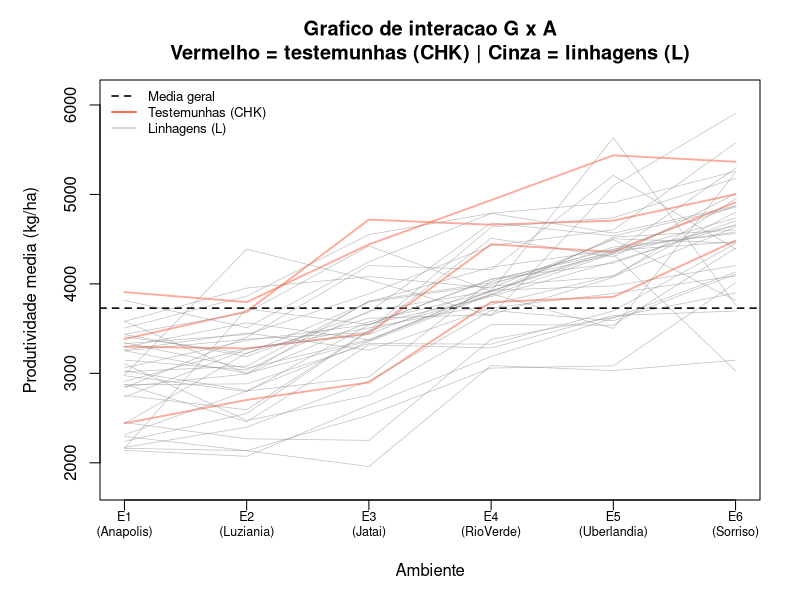
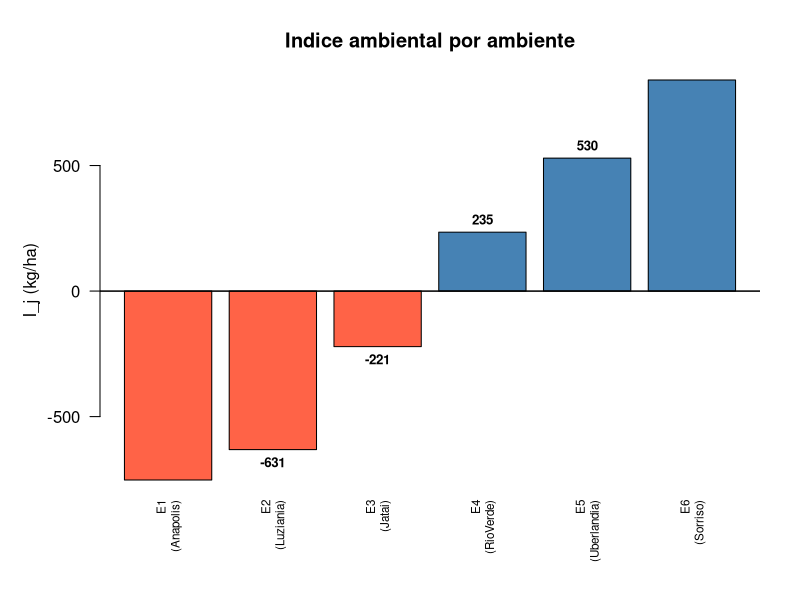
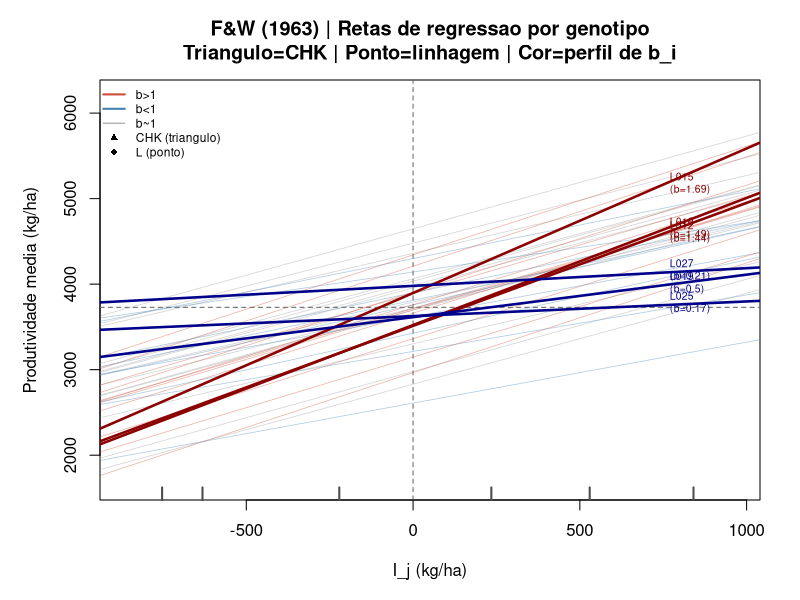
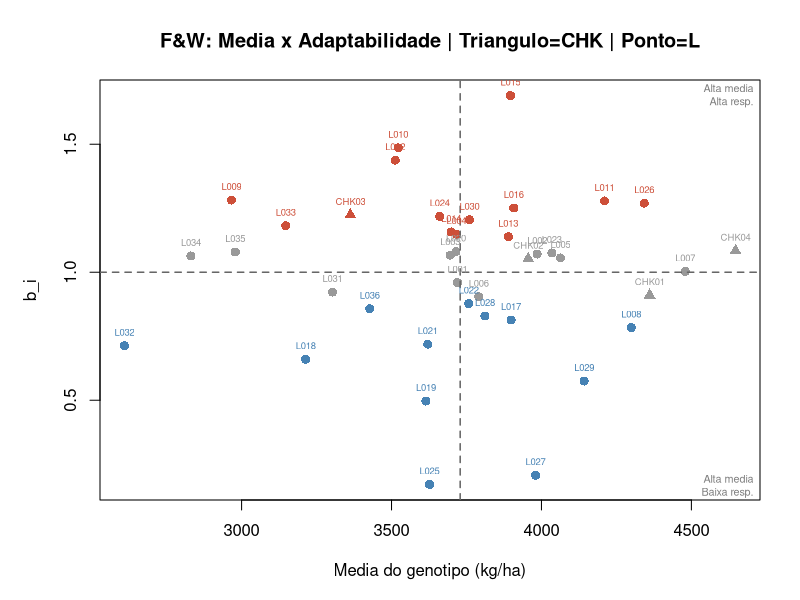
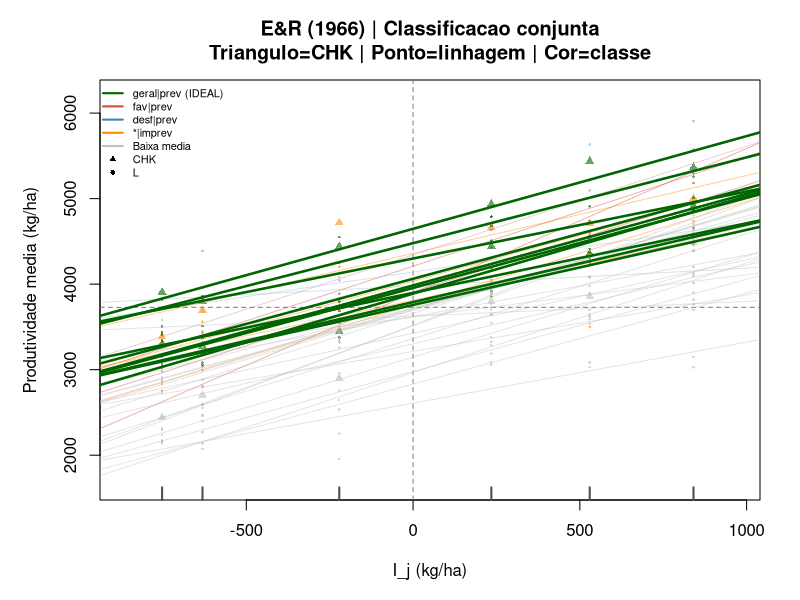
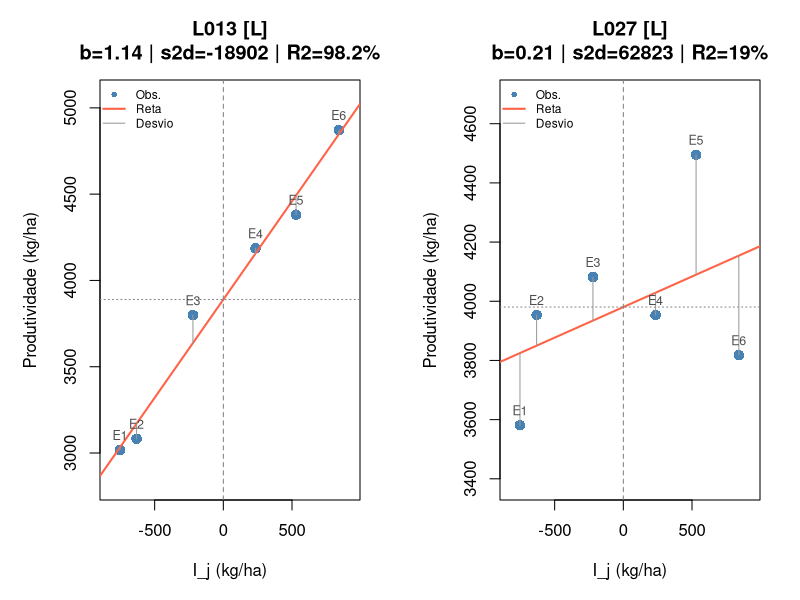
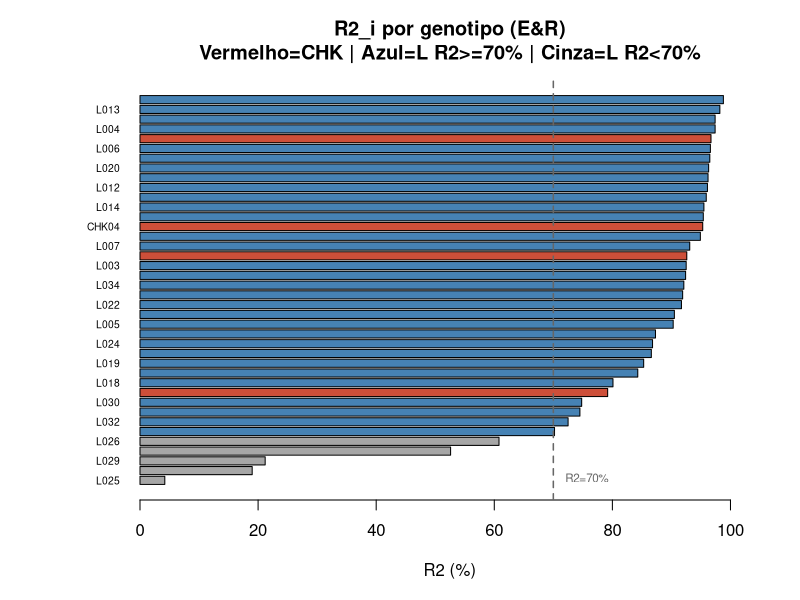
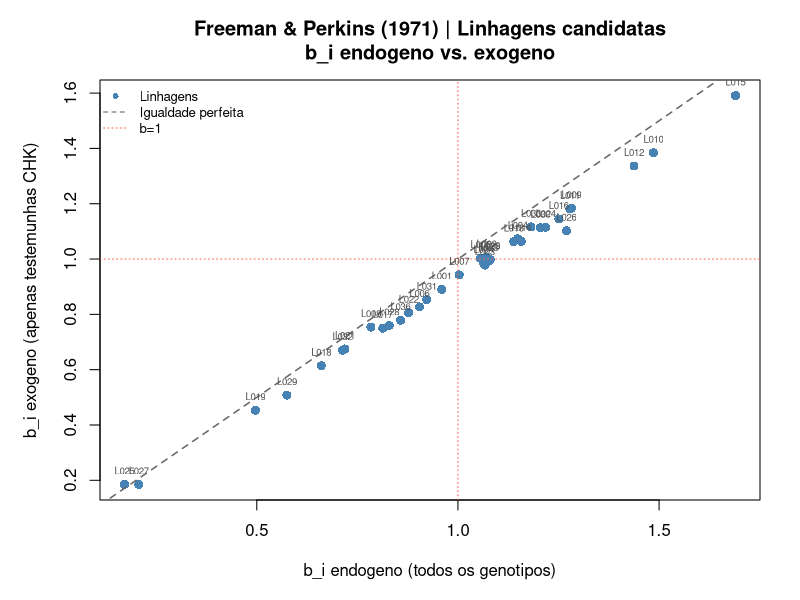

Generate these figures, in order, with R:
# =============================================================================
# GMP0164 - Biometria da Interacao Genotipos x Ambientes
# Aula 3: Regressao conjunta para adaptabilidade e estabilidade
# Dados: soy_MET.txt | 40 genotipos | 6 ambientes | 3 blocos | DBC | 720 obs
#        CHK01-CHK04 = testemunhas | L001-L036 = linhagens candidatas
#        Variavel resposta: produtividade (kg/ha)
# Prof. Dr. Rafael Tassinari Resende
# =============================================================================

# install.packages(c("ggplot2", "reshape2", "RColorBrewer"))
library(ggplot2); library(reshape2); library(RColorBrewer)

dat <- read.table("soy_MET.txt", header = TRUE, sep = "\t")
dat$gen <- factor(dat$gen); dat$env <- factor(dat$env); dat$block <- factor(dat$block)

env_info <- data.frame(
  env      = levels(dat$env),   # usa os niveis reais do fator
  location = c("Anapolis","Luziania","Jatai","RioVerde","Uberlandia","Sorriso"),
  state    = c("GO","GO","GO","GO","MG","MT"), stringsAsFactors = FALSE)

fmt_p     <- function(p) ifelse(p < 0.0001, "< 0.0001", sprintf("%.4f", p))
sig_stars <- function(p) ifelse(p<0.001,"***",ifelse(p<0.01,"**",ifelse(p<0.05,"*",ifelse(p<0.10,"."," "))))

# -----------------------------------------------------------------------------
# 1. DIMENSOES E DESCRITIVAS
# -----------------------------------------------------------------------------

g <- nlevels(dat$gen); a <- nlevels(dat$env); r <- nlevels(dat$block)
gen_chk <- grep("^CHK", levels(dat$gen), value = TRUE)  # testemunhas
gen_lin <- grep("^L",   levels(dat$gen), value = TRUE)  # linhagens candidatas

cat(sprintf("\n=== DIMENSOES ===\n  Genotipos: %d  (%d CHK testemunhas + %d L linhagens candidatas)\n",
    g, length(gen_chk), length(gen_lin)))
cat(sprintf("  Ambientes: %d | Blocos: %d | Obs: %d\n", a, r, nrow(dat)))

means_ge   <- tapply(dat$y, list(dat$gen, dat$env), mean)
env_means  <- colMeans(means_ge)
gen_means  <- rowMeans(means_ge)
grand_mean <- mean(means_ge)

cat("\nMedias por ambiente [kg/ha]:\n")
print(data.frame(Amb=names(env_means), Local=env_info$location,
                 Estado=env_info$state, Media=round(env_means,1)), row.names=FALSE)
cat(sprintf("\nMedias por genotipo (top 10):\n"))
print(round(sort(gen_means, decreasing=TRUE)[1:10], 1))
cat(sprintf("\nMedia geral: %.1f kg/ha | Amplitude: %.1f a %.1f\n",
    grand_mean, min(env_means), max(env_means)))

# Grafico de interacao G x A — CHK em vermelho, linhagens em cinza
mat_plot <- t(means_ge)
col_tipo <- ifelse(rownames(means_ge) %in% gen_chk, "tomato", "gray55")
lwd_tipo <- ifelse(rownames(means_ge) %in% gen_chk, 1.8, 0.7)

par(mar=c(5,5,4,2))
plot(NA, xlim=c(1,a), ylim=range(mat_plot)+c(-200,200), xaxt="n",
     xlab="Ambiente", ylab="Produtividade media (kg/ha)",
     main="Grafico de interacao G x A\nVermelho = testemunhas (CHK) | Cinza = linhagens (L)")
axis(1, at=1:a, labels=paste0(env_info$env,"\n(",env_info$location,")"), cex.axis=0.75)
abline(h=grand_mean, lty=2, col="black", lwd=1.5)
for(i in seq_len(nrow(means_ge)))
  lines(1:a, mat_plot[, rownames(means_ge)[i]],
        col=adjustcolor(col_tipo[i],0.55), lwd=lwd_tipo[i])
legend("topleft", bty="n", cex=0.8,
  legend=c("Media geral","Testemunhas (CHK)","Linhagens (L)"),
  lty=c(2,1,1), col=c("black","tomato","gray55"), lwd=c(1.5,1.8,0.7))

# =============================================================================
# SECAO A: INDICE AMBIENTAL
# I_j = ybar_.j - ybar_..
# Propriedades: sum(I_j) = 0; I_j < 0 = desfavoravel; I_j > 0 = favoravel
# Construido a partir das proprias respostas fenotipicas (endogeno)
# =============================================================================

cat("\n\n=== SECAO A: INDICE AMBIENTAL ===\n")
cat("I_j = media do ambiente j - media geral\n")
cat("Propriedade: sum(I_j) = 0  (centrado; escala empirica de favorabilidade)\n\n")

I_j <- env_means - grand_mean

idx_tab <- data.frame(Ambiente=names(I_j), Local=env_info$location,
  Media=round(env_means,1), I_j=round(I_j,1),
  Tipo=ifelse(I_j>=0,"Favoravel (I>0)","Desfavoravel (I<0)"))
print(idx_tab, row.names=FALSE)
cat(sprintf("\nVerificacao: sum(I_j) = %.6f  (deve ser 0)\n", sum(I_j)))
cat("\nObs.: I_j e construido a partir das PROPRIAS medias do ensaio (indice endogeno).\n")
cat("      Ele nao mede clima/solo diretamente; resume o efeito agregado do ambiente\n")
cat("      sobre todos os genotipos avaliados. Ver Freeman & Perkins (Secao F).\n")

par(mar=c(6,5,4,2))
bp <- barplot(sort(I_j), col=ifelse(sort(I_j)>=0,"steelblue","tomato"),
  ylab="I_j (kg/ha)", main="Indice ambiental por ambiente",
  names.arg=paste0(names(sort(I_j)),"\n(",env_info$location[match(names(sort(I_j)),env_info$env)],")"),
  las=2, cex.names=0.7)
abline(h=0, lwd=1.5)
text(bp, sort(I_j)+sign(sort(I_j))*50, labels=round(sort(I_j),0), cex=0.8, font=2)

# =============================================================================
# SECAO B: FINLAY E WILKINSON (1963)
# Modelo: y_ij = mu_i + b_i * I_j + e_ij
# mu_i = media do genotipo (intercepto, pois sum(I_j) = 0)
# b_i  = coef. de regressao (responsividade ao gradiente ambiental)
# b_i ~ 1: adaptabilidade geral
# b_i > 1: alta responsividade (melhor em ambientes favoraveis)
# b_i < 1: baixa responsividade (menor perda em ambientes desfavoraveis)
# CHK e L diferenciados por pch (triangulo vs ponto) e cor nas tabelas/graficos
# =============================================================================

cat("\n\n=== SECAO B: FINLAY E WILKINSON (1963) ===\n")
cat("Modelo: y_ij = mu_i + b_i*I_j + e_ij\n")
cat("b_i = sum_j(y_ij*I_j) / sum_j(I_j^2)  [estimador de MQO]\n")
cat("Como sum(I_j)=0: intercepto = media do genotipo (mu_i = ybar_i.)\n\n")

sum_Ij2 <- sum(I_j^2)
b_hat   <- apply(means_ge, 1, function(y_i) sum(y_i*I_j)/sum_Ij2)
mu_hat  <- gen_means

# Perfil operacional (inferencia formal via teste t no metodo de E&R, Secao C)
perfil_fw <- ifelse(b_hat>1.10,"Alta responsividade (b>1)",
             ifelse(b_hat<0.90,"Baixa responsividade (b<1)","Adapt. geral (b~1)"))
tipo_gen  <- ifelse(names(b_hat) %in% gen_chk, "CHK", "L")

fw_tab <- data.frame(Tipo=tipo_gen, Genotipo=names(mu_hat),
  Media=round(mu_hat,1), b_i=round(b_hat,3), Perfil=perfil_fw)
fw_tab <- fw_tab[order(-fw_tab$Media),]; rownames(fw_tab) <- NULL
cat("Tabela F&W (por media desc. | CHK=testemunha | L=linhagem candidata):\n")
print(fw_tab, row.names=FALSE)
cat("\nLimites operacionais: b>1.10 = alta resp. | b<0.90 = baixa resp. | outros = geral\n")
cat("A inferencia formal (H0: b_i=1) e feita via teste t no metodo de Eberhart e Russell.\n")

# Retas de regressao
I_seq  <- seq(min(I_j)*1.15, max(I_j)*1.15, length.out=200)
col_fw <- ifelse(b_hat>1.10,"tomato3",ifelse(b_hat<0.90,"steelblue","gray60"))
pch_fw <- ifelse(names(b_hat)%in%gen_chk, 17, 16)
names(col_fw) <- names(b_hat)

par(mar=c(5,5,4,2))
plot(NA, xlim=range(I_seq), ylim=range(means_ge)+c(-300,300),
     xlab="I_j (kg/ha)", ylab="Produtividade media (kg/ha)",
     main="F&W (1963) | Retas de regressao por genotipo\nTriangulo=CHK | Ponto=linhagem | Cor=perfil de b_i")
abline(v=0, lty=2, col="gray40", lwd=1); abline(h=grand_mean, lty=2, col="gray40", lwd=1)
for(nm in names(b_hat)) {
  abline(a=mu_hat[nm], b=b_hat[nm], col=adjustcolor(col_fw[nm],0.4), lwd=0.8)
  points(I_j, means_ge[nm,], pch=pch_fw[nm],
         col=adjustcolor(col_fw[nm],0.6), cex=ifelse(nm%in%gen_chk,0.9,0.4))
}
top3 <- names(sort(b_hat,dec=TRUE))[1:3]; bot3 <- names(sort(b_hat))[1:3]
for(nm in c(top3,bot3)) {
  cor2 <- ifelse(nm%in%top3,"darkred","darkblue")
  abline(a=mu_hat[nm], b=b_hat[nm], col=cor2, lwd=2.5)
  text(max(I_j)*0.88, mu_hat[nm]+b_hat[nm]*max(I_j)*0.88,
       paste0(nm,"\n(b=",round(b_hat[nm],2),")"), col=cor2, cex=0.62, pos=4)
}
rug(I_j, side=1, col="gray30", lwd=2)
legend("topleft", bty="n", cex=0.72,
  legend=c("b>1","b<1","b~1","CHK (triangulo)","L (ponto)"),
  col=c("tomato3","steelblue","gray60","black","black"),
  lty=c(1,1,1,NA,NA), pch=c(NA,NA,NA,17,16), lwd=c(2,2,1,NA,NA))

# Quadrantes: media x b_i
par(mar=c(5,5,4,2))
plot(mu_hat, b_hat, pch=pch_fw, col=col_fw, cex=1.2,
     xlab="Media do genotipo (kg/ha)", ylab="b_i",
     main="F&W: Media x Adaptabilidade | Triangulo=CHK | Ponto=L")
abline(h=1, lty=2, col="gray40", lwd=1.5); abline(v=grand_mean, lty=2, col="gray40", lwd=1.5)
text(mu_hat, b_hat, labels=names(mu_hat), cex=0.57, pos=3, col=col_fw)
usr <- par("usr")
text(usr[2]-0.01*(usr[2]-usr[1]),usr[4]-0.01*(usr[4]-usr[3]),
     "Alta media\nAlta resp.", cex=0.65, adj=c(1,1), col="gray50")
text(usr[2]-0.01*(usr[2]-usr[1]),usr[3]+0.01*(usr[4]-usr[3]),
     "Alta media\nBaixa resp.", cex=0.65, adj=c(1,0), col="gray50")

# =============================================================================
# SECAO C: EBERHART E RUSSELL (1966)
# Extensao de F&W: adiciona sigma2_di como medida de estabilidade
# Modelo (medias): Y_ij = beta0_i + beta1_i*I_j + delta_ij
# Modelo (parcelas): Y_ijk = beta0_i + beta1_i*I_j + delta_ij + epsilon_ijk
# TRES PARAMETROS:
#   beta0_i  = media do genotipo      (nivel de producao)
#   beta1_i  = coef. de regressao     (adaptabilidade; identico a b_i de F&W)
#   sigma2_di= var. dos desvios       (estabilidade; ~0 = previsivel)
# GENOTIPO IDEAL: alta media + beta1~1 + sigma2_di nao significativo
# =============================================================================

cat("\n\n=== SECAO C: EBERHART E RUSSELL (1966) ===\n")
cat("Extensao de F&W: inclui sigma2_di como parametro de estabilidade.\n")
cat("Tripe: beta0_i (nivel) | beta1_i (adaptabilidade) | sigma2_di (previsibilidade)\n\n")

# C1. ANOVA conjunta -> QMR
# Modelo: y ~ gen*env + env:block  (DBC dentro de cada ambiente)
# GL residuo = a*(r-1)*(g-1) = 6*2*39 = 468
cat("--- C1. ANOVA conjunta (para obter QMR) ---\n")
fit_joint <- aov(y ~ gen*env + env:block, data=dat)
tab_joint <- summary(fit_joint)[[1]]
cat("\nANOVA conjunta:\n"); print(round(tab_joint,3))

QMR <- tab_joint["Residuals","Mean Sq"]; nu <- tab_joint["Residuals","Df"]
sigma2_e <- QMR/r;  V_beta1 <- sigma2_e/sum_Ij2
cat(sprintf("\nQMR=%.2f | nu=%d | sigma2_e=QMR/r=%.2f | V(beta1)=%.6f\n",
    QMR, nu, sigma2_e, V_beta1))
cat(sprintf("GL esperado: a*(r-1)*(g-1) = %d*%d*%d = %d\n", a,r-1,g-1,a*(r-1)*(g-1)))

# C2. Estimacao dos parametros de E&R
# SQ(A/G)_i = r*sum_j(y_ij - ybar_i)^2
# SQ(reg)_i = r*(sum_j y_ij*I_j)^2 / sum_j I_j^2
# QMD_i     = (SQ(A/G)_i - SQ(reg)_i) / (a-2)
# sigma2_di = (QMD_i - QMR) / r          [valores negativos: sem efeito extra]
# H0: beta1_i=1  -> t_i = (beta1_i-1)/sqrt(V_beta1), gl=nu
# H0: sigma2_di=0 -> F_i = QMD_i/QMR, gl=(a-2, nu)
cat("\n--- C2. Estimacao dos parametros ---\n")

er <- data.frame(Tipo=ifelse(rownames(means_ge)%in%gen_chk,"CHK","L"),
  Genotipo=rownames(means_ge), Media=NA_real_, beta1=NA_real_,
  sigma2_di=NA_real_, R2=NA_real_, t_stat=NA_real_,
  p_t=NA_real_, F_stat=NA_real_, p_F=NA_real_, stringsAsFactors=FALSE)

for(i in seq_len(g)) {
  nm <- rownames(means_ge)[i]; y_i <- means_ge[i,]; mu_i <- mean(y_i)
  SQ_AG  <- r*sum((y_i-mu_i)^2)
  SQ_reg <- r*(sum(y_i*I_j))^2/sum_Ij2
  QMD    <- (SQ_AG-SQ_reg)/(a-2)
  t_i    <- (b_hat[nm]-1)/sqrt(V_beta1)
  er[i,"Media"]     <- round(mu_i,1)
  er[i,"beta1"]     <- round(b_hat[nm],3)
  er[i,"sigma2_di"] <- round((QMD-QMR)/r,1)
  er[i,"R2"]        <- round(SQ_reg/SQ_AG*100,1)
  er[i,"t_stat"]    <- round(t_i,3)
  er[i,"p_t"]       <- 2*pt(-abs(t_i), df=nu)
  er[i,"F_stat"]    <- round(QMD/QMR,3)
  er[i,"p_F"]       <- pf(QMD/QMR, df1=a-2, df2=nu, lower.tail=FALSE)
}
er <- er[order(-er$Media),]; rownames(er) <- NULL

# C3. Tabela de resultados
cat("\nTabela E&R (por media desc. | CHK=testemunha | L=linhagem candidata):\n\n")
cat(sprintf("%-4s %-8s %8s %7s %10s %5s  %7s %-9s  %7s %-9s\n",
    "Tipo","Gen","Media","beta1","sigma2_di","R2","t(b=1)","p(t)","F(s2=0)","p(F)"))
cat(strrep("-",90),"\n")
for(i in seq_len(nrow(er)))
  cat(sprintf("%-4s %-8s %8.1f %7.3f %10.1f %5.1f  %7.3f %-9s  %7.3f %-9s\n",
    er$Tipo[i],er$Genotipo[i],er$Media[i],er$beta1[i],er$sigma2_di[i],er$R2[i],
    er$t_stat[i], paste0(fmt_p(er$p_t[i]),sig_stars(er$p_t[i])),
    er$F_stat[i], paste0(fmt_p(er$p_F[i]),sig_stars(er$p_F[i]))))
cat(strrep("-",90),"\n")
cat("t(b=1): H0 beta1=1 (adapt. especifica se rejeitado)\n")
cat("F(s2=0): H0 sigma2_di=0 (comportamento imprevisto se rejeitado)\n")
cat("*** p<0.001  ** p<0.01  * p<0.05  . p<0.10\n")

# C4. Classificacao conjunta
er$Classe <- with(er, sapply(seq_len(nrow(er)), function(i) {
  if(Media[i]<grand_mean) return("Baixa media - pouco atrativo")
  prev <- p_F[i]>=0.05; fav <- p_t[i]<0.05 & beta1[i]>1; desf <- p_t[i]<0.05 & beta1[i]<1
  if(!prev & fav)  return("Alta media | adapt. favoraveis | pouco previsivel")
  if(!prev & desf) return("Alta media | adapt. desfavoraveis | pouco previsivel")
  if(!prev)        return("Alta media | adapt. geral | pouco previsivel")
  if(fav)          return("Alta media | adapt. favoraveis | previsivel")
  if(desf)         return("Alta media | adapt. desfavoraveis | previsivel")
  return("Alta media | adapt. geral | previsivel")
}))
ideais <- er$Genotipo[er$Classe == "Alta media | adapt. geral | previsivel"]
cat("\nGenotipos: alta media + adapt. geral + comportamento previsivel:\n")
cat(" ", paste(ideais, collapse=", "), "\n\n")
cat("Contagem por classe:\n"); print(table(er$Classe))

# C5. Retas coloridas pela classificacao
cls_col <- c("Alta media | adapt. geral | previsivel"="darkgreen",
  "Alta media | adapt. favoraveis | previsivel"="tomato3",
  "Alta media | adapt. desfavoraveis | previsivel"="steelblue",
  "Alta media | adapt. geral | pouco previsivel"="darkorange",
  "Alta media | adapt. favoraveis | pouco previsivel"="pink3",
  "Alta media | adapt. desfavoraveis | pouco previsivel"="lightblue3",
  "Baixa media - pouco atrativo"="gray75")
col_er <- cls_col[er$Classe]; names(col_er) <- er$Genotipo
pch_er <- ifelse(er$Genotipo%in%gen_chk, 17, 16); names(pch_er) <- er$Genotipo

par(mar=c(5,5,4,2))
plot(NA, xlim=range(I_seq), ylim=range(means_ge)+c(-300,300),
     xlab="I_j (kg/ha)", ylab="Produtividade media (kg/ha)",
     main="E&R (1966) | Classificacao conjunta\nTriangulo=CHK | Ponto=linhagem | Cor=classe")
abline(v=0,lty=2,col="gray50"); abline(h=grand_mean,lty=2,col="gray50")
for(nm in er$Genotipo) {
  abline(a=mu_hat[nm],b=b_hat[nm],col=adjustcolor(col_er[nm],0.45),lwd=0.9)
  points(I_j,means_ge[nm,],pch=pch_er[nm],
         col=adjustcolor(col_er[nm],0.6),cex=ifelse(nm%in%gen_chk,0.9,0.35))
}
for(nm in ideais) abline(a=mu_hat[nm],b=b_hat[nm],col="darkgreen",lwd=2.5)
rug(I_j,side=1,col="gray30",lwd=2)
legend("topleft",bty="n",cex=0.66,
  legend=c("geral|prev (IDEAL)","fav|prev","desf|prev","*|imprev","Baixa media","CHK","L"),
  col=c("darkgreen","tomato3","steelblue","darkorange","gray75","black","black"),
  lty=c(1,1,1,1,1,NA,NA),pch=c(NA,NA,NA,NA,NA,17,16),lwd=2)

# C6. Inspecao individual: melhor e pior R2 entre genotipos de alta media
er_alta <- er[er$Media>=grand_mean,]
nm_melhor <- er_alta$Genotipo[which.max(er_alta$R2)]
nm_pior   <- er_alta$Genotipo[which.min(er_alta$R2)]
cat(sprintf("\n--- C6. Inspecao visual individual ---\n"))
cat(sprintf("Maior R2 (mais previsivel): %s [%s]  R2=%.1f%%\n",
    nm_melhor, ifelse(nm_melhor%in%gen_chk,"CHK","L"),
    er_alta$R2[er_alta$Genotipo==nm_melhor]))
cat(sprintf("Menor R2 (menos previsivel): %s [%s]  R2=%.1f%%\n",
    nm_pior, ifelse(nm_pior%in%gen_chk,"CHK","L"),
    er_alta$R2[er_alta$Genotipo==nm_pior]))

par(mfrow=c(1,2), mar=c(5,5,4,2))
for(nm in c(nm_melhor,nm_pior)) {
  rw <- er[er$Genotipo==nm,]; y_o <- means_ge[nm,]; y_f <- mu_hat[nm]+b_hat[nm]*I_j
  plot(I_j,y_o, xlim=range(I_j)*1.1, ylim=range(c(y_o,y_f))+c(-200,200),
       xlab="I_j (kg/ha)", ylab="Produtividade (kg/ha)", pch=16, col="steelblue", cex=1.4,
       main=paste0(nm," [",ifelse(nm%in%gen_chk,"CHK","L"),"]\n",
         "b=",round(rw$beta1,2)," | s2d=",round(rw$sigma2_di,0)," | R2=",round(rw$R2,1),"%"))
  abline(a=mu_hat[nm],b=b_hat[nm],col="tomato",lwd=2)
  abline(v=0,lty=2,col="gray50"); abline(h=mu_hat[nm],lty=3,col="gray50")
  for(j in seq_along(I_j)) segments(I_j[j],y_f[j],I_j[j],y_o[j],col="gray60",lwd=1)
  text(I_j,y_o,labels=names(I_j),pos=3,cex=0.75,col="gray30")
  legend("topleft",bty="n",cex=0.72,legend=c("Obs.","Reta","Desvio"),
    pch=c(16,NA,NA),lty=c(NA,1,1),col=c("steelblue","tomato","gray60"),lwd=c(NA,2,1))
}
par(mfrow=c(1,1))
cat("\nR2 alto: reta captura bem a resposta | R2 baixo: inspecionar grafico.\n")
cat("sigma2_di pode ser significativo mesmo com R2 alto (desvio sistematico).\n")
cat("A combinacao R2 + sigma2_di + inspecao grafica e mais informativa que cada um isolado.\n")

# C7. R2 por genotipo — CHK destacados em cor diferente
R2_vec <- er$R2; names(R2_vec) <- er$Genotipo
par(mar=c(5,7,4,2))
barplot(sort(R2_vec), horiz=TRUE, las=1, xlab="R2 (%)",
  main="R2_i por genotipo (E&R)\nVermelho=CHK | Azul=L R2>=70% | Cinza=L R2<70%",
  col=ifelse(names(sort(R2_vec))%in%gen_chk,"tomato3",
      ifelse(sort(R2_vec)>=70,"steelblue","gray65")),
  cex.names=0.62, xlim=c(0,105))
abline(v=70,lty=2,col="gray40",lwd=1.5)
text(72,1,"R2=70%",cex=0.7,col="gray40",adj=0)

# =============================================================================
# SECAO D: DECOMPOSICAO DA SQ (Eberhart & Russell)
# SQ(A/G) = SQ(A linear) + SQ(GA linear) + SQDC
# A linear : 1 gl       — gradiente ambiental medio (b_A = 1 sempre)
# GA linear: g-1 gl     — heterogeneidade das inclinacoes entre genotipos
# SQDC     : g*(a-2) gl — desvios nao explicados pela componente linear
# =============================================================================

cat("\n\n=== SECAO D: DECOMPOSICAO DA SQ (E&R) ===\n")

SQ_AG_tot  <- r*sum(apply(means_ge,1,function(y) sum((y-mean(y))^2)))
SQ_reg_all <- sum(sapply(seq_len(g),function(i) r*(sum(means_ge[i,]*I_j))^2/sum_Ij2))
SQ_A_lin   <- g*r*sum_Ij2                    # b_A = 1 sempre (propriedade do indice)
SQ_GA_lin  <- SQ_reg_all - SQ_A_lin
SQDC       <- SQ_AG_tot  - SQ_reg_all
QM_GA_lin  <- SQ_GA_lin/(g-1); QM_DC <- SQDC/(g*(a-2))
F_GA <- QM_GA_lin/QMR; p_GA <- pf(F_GA,df1=g-1,   df2=nu,lower.tail=FALSE)
F_DC <- QM_DC/QMR;     p_DC <- pf(F_DC,df1=g*(a-2),df2=nu,lower.tail=FALSE)

cat(sprintf("Verificacao: SQ(A/G) = SQ_reg + SQDC -> %.1f = %.1f + %.1f (dif=%.2f)\n",
    SQ_AG_tot, SQ_reg_all, SQDC, SQ_AG_tot-SQ_reg_all-SQDC))
cat(sprintf("\n%-28s %6s %15s %12s %8s %10s\n","FV","GL","SQ","QM","F","p"))
cat(strrep("-",82),"\n")
linhas <- list(
  list("A linear",           1,       SQ_A_lin,  SQ_A_lin,   NA,   NA),
  list("GA linear",          g-1,     SQ_GA_lin, QM_GA_lin,  F_GA, p_GA),
  list("Desvio comb. (A/G)", g*(a-2), SQDC,      QM_DC,      F_DC, p_DC),
  list("  Desvio/Gi (media)",a-2,     SQDC/g,    SQDC/g/(a-2),NA,  NA),
  list("Residuo (ANOVA)",    nu,      QMR*nu,    QMR,         NA,   NA))
for(ln in linhas) {
  f_s <- if(is.na(ln[[5]])) "       --" else sprintf("%8.3f",ln[[5]])
  p_s <- if(is.na(ln[[6]])) "         --" else
         paste0(sprintf("%10s",fmt_p(ln[[6]])),sig_stars(ln[[6]]))
  cat(sprintf("%-28s %6d %15.1f %12.1f %s %s\n",
      ln[[1]],ln[[2]],ln[[3]],ln[[4]],f_s,p_s))
}
cat(strrep("-",82),"\n")
cat("GA linear significativo: genotipos diferem em adaptabilidade (inclinacoes heterogeneas).\n")
cat("Desvio combinado signif.: ha componente nao linear na interacao nao capturada pela reta.\n")

# =============================================================================
# SECAO E: QUESTOES PRATICAS E CAUTELAS
# =============================================================================

cat("\n\n=== SECAO E: QUESTOES PRATICAS E CAUTELAS ===\n")

# E1. Linearidade
cat(sprintf("\n[E1] Linearidade (R2_i):\n"))
cat(sprintf("     R2 medio=%.1f%% | min=%.1f%% (%s) | max=%.1f%% (%s)\n",
    mean(er$R2),min(er$R2),er$Genotipo[which.min(er$R2)],
    max(er$R2),er$Genotipo[which.max(er$R2)]))
bad_r2 <- sort(R2_vec[R2_vec<70])
cat("     Genotipos com R2<70% (ajuste linear questionavel):\n")
if(length(bad_r2)>0) print(bad_r2) else cat("     Nenhum.\n")

# E2. Alavancagem ambiental (I_j recalculado apos remocao)
env_rem   <- names(which.max(abs(I_j)))
means_red <- means_ge[,colnames(means_ge)!=env_rem]
I_j_red   <- colMeans(means_red)-mean(means_red)  # recalculo obrigatorio
b_red     <- apply(means_red,1,function(y) sum(y*I_j_red)/sum(I_j_red^2))
delta_b   <- b_red - b_hat[names(b_red)]
cat(sprintf("\n[E2] Alavancagem: amb. mais extremo = %s (%s) I_j=%.1f\n",
    env_rem, env_info$location[env_info$env==env_rem], I_j[env_rem]))
cat("     I_j recalculado apos remocao (escala corrigida) antes de reestimar b_i.\n")
cat(sprintf("     Delta max: %.3f (%s) | Delta medio: %.3f\n",
    max(abs(delta_b)),names(which.max(abs(delta_b))),mean(abs(delta_b))))
cat("     Inspecao grafica individual recomendada para genotipos com R2<70%.\n")

# E3. Dependencia do indice
cat(sprintf("\n[E3] Dependencia do I_j: cada genotipo contribui 1/%d=%.3f do proprio preditor.\n",g,1/g))
cat("     b_i e propriedade RELATIVA ao experimento (painel + ambientes + escala).\n")
cat("     Comparar b_i entre redes/anos distintos exige cautela.\n")

# E4. Numero e amplitude
cat(sprintf("\n[E4] a=%d ambientes -> %d gl para desvio por genotipo.\n",a,a-2))
cat(sprintf("     Amplitude de I_j: %.1f kg/ha. Quanto maior, mais informativo.\n",diff(range(I_j))))
cat("     Situacoes com a<5 geram estimativas de b_i e sigma2_di pouco estaveis.\n")

# E5. Leitura conjunta dos tres parametros
cat("\n[E5] Os tres parametros de E&R formam um TRIPE; nenhum substitui os demais:\n")
cat("     Media  -> nivel de producao (criterio prioritario de selecao)\n")
cat("     sigma2_di -> previsibilidade (criterio de descarte por inconsistencia)\n")
cat("     beta1  -> perfil de adaptacao (orienta zona de recomendacao)\n")
cat("     Ordem pratica: media > previsibilidade > perfil de adaptacao.\n")

# =============================================================================
# SECAO F: PALHINHA — FREEMAN E PERKINS (1971)
# Problema: I_j endogeno nao e independente das respostas que se pretende modelar.
# Solucao proposta: usar genotipos-testemunha (CHK) para construir I_j exogeno.
# Resultado pratico aqui: com g=40 e 4 CHK fixas em todos os ambientes, a
# correlacao entre os dois indices e entre os dois conjuntos de b_i revela
# quao critico (ou nao) o problema e neste ensaio.
# Vantagem adicional das CHK fixas: permitem comparar b_i entre redes/anos
# na mesma escala de referencia ambiental.
# =============================================================================

cat("\n\n=== SECAO F: PALHINHA — FREEMAN & PERKINS (1971) ===\n")
cat("Problema: I_j classico e endogeno — construido a partir das proprias\n")
cat("respostas fenotipicas, incluindo as das linhagens que se quer avaliar.\n")
cat("Solucao: I_j exogeno, calculado apenas com as testemunhas (CHK),\n")
cat("cujas respostas sao independentes das linhagens candidatas.\n\n")

means_chk <- means_ge[gen_chk,]
I_j_exo   <- colMeans(means_chk) - mean(means_chk)

cat("Comparacao dos indices ambientais (endogeno vs. exogeno):\n")
print(data.frame(Amb=names(I_j), Local=env_info$location,
  I_endo=round(I_j,1), I_exo=round(I_j_exo,1),
  Dif=round(I_j_exo-I_j,1)), row.names=FALSE)
cat(sprintf("\nCorrelacao I_endo x I_exo: r = %.4f\n", cor(I_j,I_j_exo)))
cat("Alta correlacao: testemunhas e linhagens respondem de forma similar ao gradiente.\n\n")

# b_i das linhagens sobre o indice exogeno
b_exo      <- apply(means_ge[gen_lin,],1,function(y) sum(y*I_j_exo)/sum(I_j_exo^2))
b_endo_lin <- b_hat[gen_lin]
cat(sprintf("Correlacao b_endo x b_exo (linhagens): r = %.4f\n", cor(b_endo_lin,b_exo)))
cat("Alta correlacao confirma que o vies de atenuacao do indice endogeno e\n")
cat(sprintf("negligivel com g=%d genotipos (cada um contribui apenas 1/%d=%.3f).\n",g,g,1/g))

par(mar=c(5,5,4,2))
plot(b_endo_lin, b_exo, pch=16, col="steelblue", cex=1.2,
     xlab="b_i endogeno (todos os genotipos)",
     ylab="b_i exogeno (apenas testemunhas CHK)",
     main="Freeman & Perkins (1971) | Linhagens candidatas\nb_i endogeno vs. exogeno")
abline(0,1,lty=2,col="gray40",lwd=1.5)
abline(h=1,lty=3,col="tomato",lwd=1); abline(v=1,lty=3,col="tomato",lwd=1)
text(b_endo_lin,b_exo,labels=gen_lin,cex=0.58,pos=3,col="gray30")
legend("topleft",bty="n",cex=0.8,
  legend=c("Linhagens","Igualdade perfeita","b=1"),
  pch=c(16,NA,NA),lty=c(NA,2,3),col=c("steelblue","gray40","tomato"))

cat("\nMensagem final desta secao:\n")
cat("  O indice exogeno (CHK) e conceitualmente superior ao endogeno.\n")
cat("  Na pratica, com muitos genotipos, os dois tendem a coincidir.\n")
cat("  A vantagem operacional das CHK fixas vai alem da teoria:\n")
cat("  permite comparar b_i entre redes de ensaios e safras diferentes\n")
cat("  na mesma escala de referencia ambiental — algo impossivel com\n")
cat("  o indice endogeno, que varia com o painel avaliado.\n")

# =============================================================================
# RESUMO FINAL
# =============================================================================

cat("\n\n=============================================================\n")
cat("RESUMO FINAL - AULA 3\n")
cat("=============================================================\n")
cat(sprintf("Genotipos: %d (%d CHK + %d L) | Ambientes: %d | Blocos: %d\n",
    g,length(gen_chk),length(gen_lin),a,r))
cat(sprintf("Media geral: %.1f kg/ha | QMR: %.2f (gl=%d)\n", grand_mean,QMR,nu))
cat(sprintf("I_j: %.1f a +%.1f kg/ha (amplitude=%.1f)\n",
    min(I_j),max(I_j),diff(range(I_j))))
cat(sprintf("b_i: min=%.2f (%s) | max=%.2f (%s) | media=%.2f\n",
    min(b_hat),names(which.min(b_hat)),max(b_hat),names(which.max(b_hat)),mean(b_hat)))
cat("\nGenotipos ideais (alta media | adapt. geral | previsivel):\n")
cat(" ", paste(ideais, collapse=", "), "\n")
cat("\nContagem por classe:\n"); print(table(er$Classe))
cat(sprintf("\nGA linear: F=%.2f p=%s | Desvio comb: F=%.2f p=%s\n",
    F_GA,fmt_p(p_GA),F_DC,fmt_p(p_DC)))
cat(sprintf("I_j endo x exo (CHK): r=%.4f | b_i endo x exo (L): r=%.4f\n",
    cor(I_j,I_j_exo), cor(b_endo_lin,b_exo)))
cat("\nCautelas:\n")
cat("  1. Tripe E&R: media > previsibilidade > perfil de adaptacao.\n")
cat("  2. b_i relativo ao painel — comparar entre redes/anos com cautela.\n")
cat("  3. R2_i: primeiro diagnostico de nao-linearidade.\n")
cat("  4. Ambientes extremos exercem alta alavancagem — inspecionar graficos.\n")
cat("  5. CHK fixas: referencia exogena para I_j e comparabilidade entre safras.\n")
cat("=============================================================\n")
